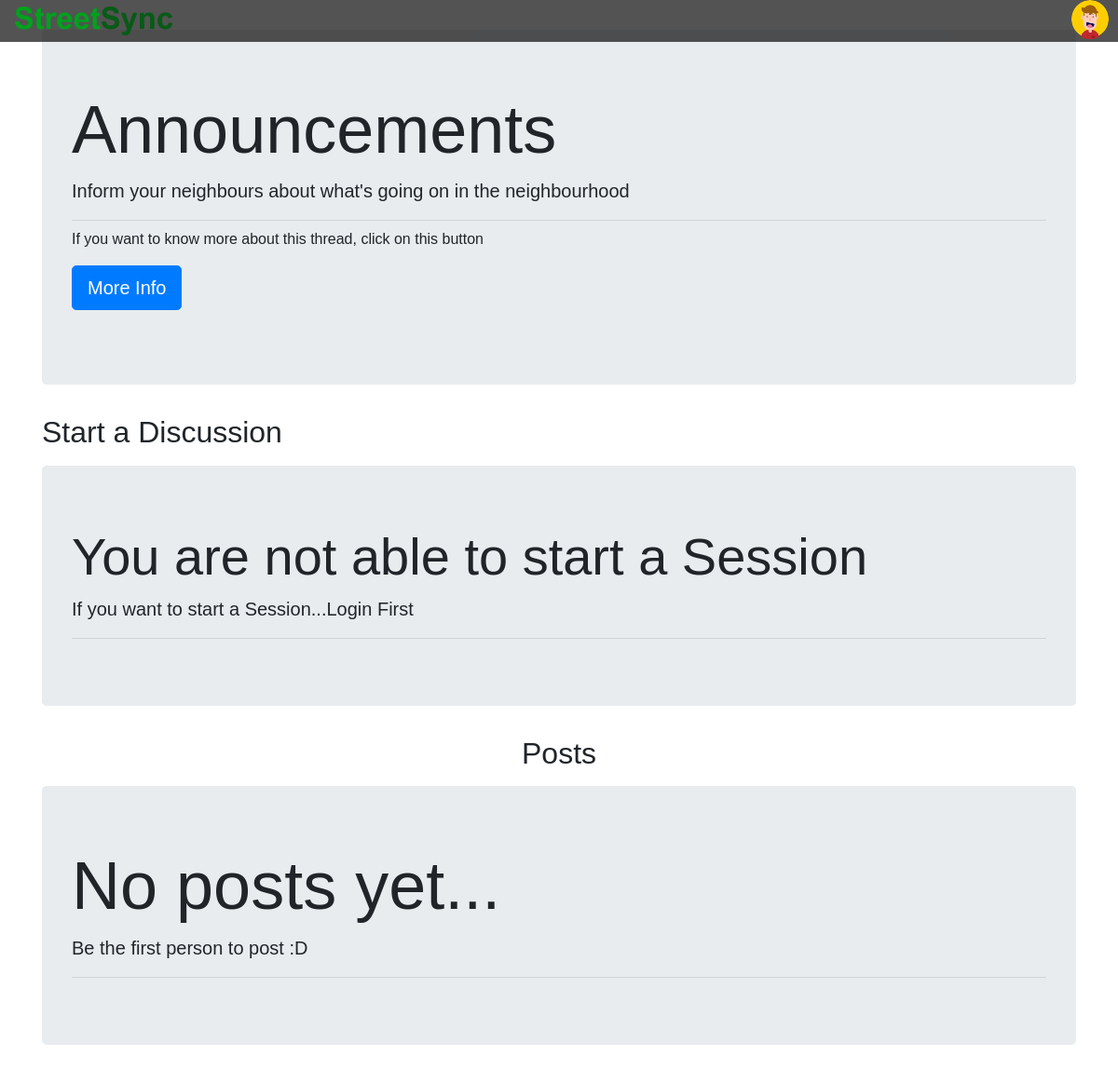
The app's page /threadlist.php?catid=1 with its own data.
### tables this page shows
CREATE TABLE `categories` (
  `category_id` int(11) NOT NULL,
  `category_name` text NOT NULL,
  `category_description` text NOT NULL,
  `date` datetime NOT NULL DEFAULT current_timestamp()
);

### threadlist.php (the view, shortened to what this page needs)
<?php
include("connect.php");
$id = $_GET['catid'];
$sql = "SELECT * FROM `categories` WHERE category_id = '$id'";
$result = mysqli_query($conn,$sql);
while ($row = mysqli_fetch_assoc($result)) {
    $catname = $row['category_name'];
    $catdesc = $row['category_description'];
}
$profilePicSrc = 'assets/profile/defaultPic.png';
?>
<!doctype html>
<html lang="en">
<head>
    <link rel="stylesheet" href="https://stackpath.bootstrapcdn.com/bootstrap/4.3.1/css/bootstrap.min.css">
    <link rel="stylesheet" href="style/home_page.css">
    <link rel="stylesheet" href="https://cdn.jsdelivr.net/npm/bootstrap-icons@1.9.1/font/bootstrap-icons.css">
</head>
<body>
<div class="navbar">
    <ul>
        <li style="float:left">
            <a href="HomePage.php">
                <img src="assets/images/StreetSyncName.png" alt="StreetSyncName">
            </a>
        </li>
        <div class="hero">
            <nav>
                <img src="<?php echo $profilePicSrc; ?>" class="user-pic" onclick="toggleMenu()">
            </nav>
        </div>
    </ul>
</div>
    <div class="container my-3">
        <div class="jumbotron">
            <h1 class="display-3"><?php echo $catname; ?></h1>
            <p class="lead"><?php echo $catdesc; ?></p>
            <hr class="my-2">
            <p>If you want to know more about this thread, click on this button</p>
            <p class="lead">
                <a class="btn btn-primary btn-lg" href="index.php" role="button">More Info</a>
            </p>
        </div>
    </div>
    <div class="container my-3">
        <h2 class="my-3">Start a Discussion</h2>
        <?php
        if (isset($_SESSION['loggedin']) && $_SESSION['loggedin'] == true) {
            echo '<form action="'.$_SERVER["REQUEST_URI"].'" method="post">
            <div class="form-group">
                <label for="">Problem Subject</label>
                <input type="text" class="form-control" name="title" id="" aria-describedby="helpId" placeholder="">
                <small>Write a short and crisp subject</small>
                </div>
                <input type="hidden" name="user_id" value="'.$_SESSION["user_id"].'">
                <div class="form-group">
                <label for="">Your Concern</label>
                <textarea name="desc" rows="3" class="form-control"></textarea>
            </div>
            <button type="submit" class="btn btn-primary">Post</button>
        </form>';
        } else {
            echo '<div class="jumbotron">
            <h1 class="display-4">You are not able to start a Session</h1>
            <p class="lead">If you want to start a Session...Login First</p>
            <hr class="my-2">
        </div>';
        }
        ?>
    </div>
    <div class="container my-4" id="footer">
    <h2 class="text-center">Posts</h2>
    <div class="container-my-3">
        <?php
        $noresult = true;
        if ($noresult) {
            echo '<div class="jumbotron my-3">
                <h1 class="display-3">No posts yet...</h1>
                <p class="lead">Be the first person to post :D</p>
                <hr class="my-2">
            </div>';
        }
        ?>
    </div>
</div>
</body>
</html>

### style/home_page.css (style rules this page uses)
body, html { height: 100%; margin: 0; padding: 0; box-sizing: border-box; min-height: 100vh; font-family: "Poppins", sans-serif; }
.navbar ul { list-style-type: none; text-align: center; margin: 0; padding: 0; background-color: rgba(10, 10, 10, 0.7); position: fixed; top: 0; left: 0; right: 0; z-index: 1000; }
.navbar li { display: inline-block; }
.navbar li img { height: 45px; padding: 7px 16px; }
.hero { position: absolute; right: 0; top: 0; margin-right: 10px; }
.user-pic { width: 40px; border-radius: 50%; cursor: pointer; margin-left: 30px; }

### threadlist.php (style rules this page uses)
#footer { min-height: 500px; }

### records on screen
categories: category_name "Announcements", category_description "Inform your neighbours about what's going on in the neighbourhood"
